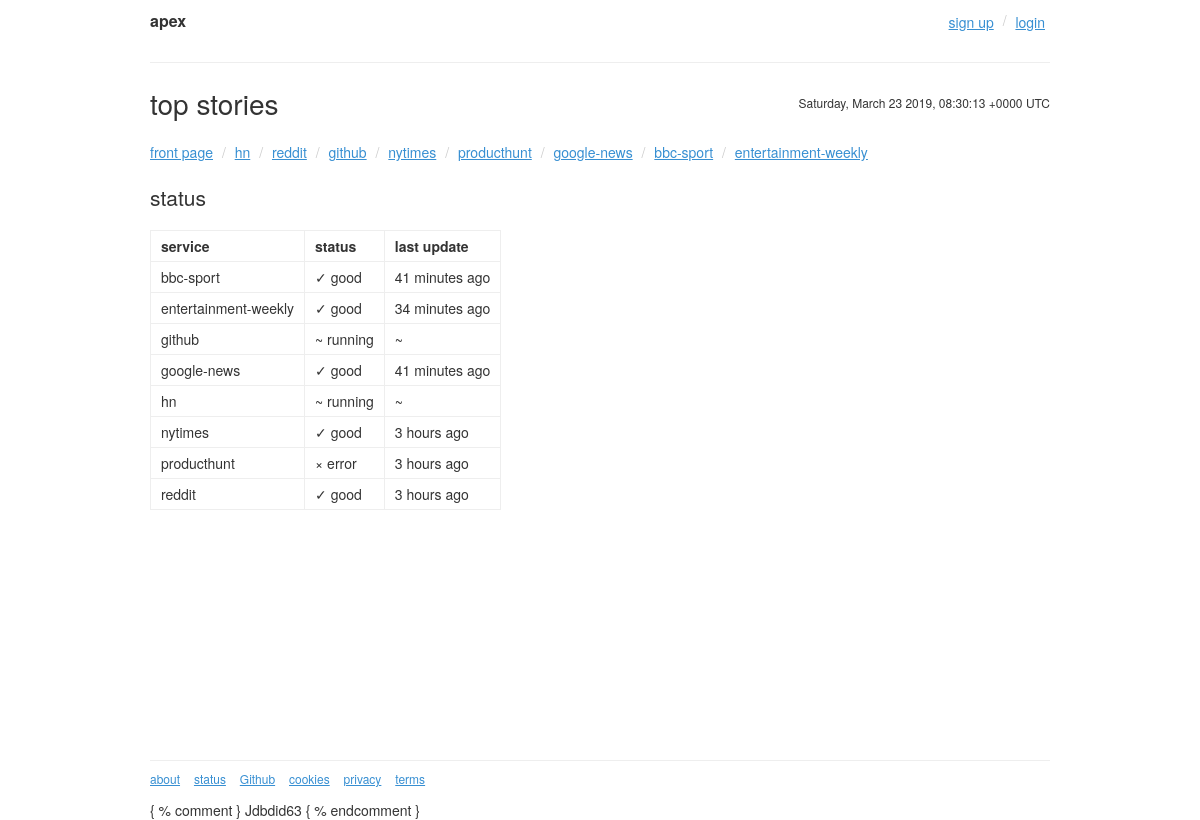
The app's page /status/ with its own data.
### apex/apps/services/models.py (models this page shows, shortened)
class Service(models.Model):
    GOOD = 'G'
    ERROR = 'E'
    CRAWLING = 'C'
    CURRENT_STATUS = (
        (GOOD, '✓ good'),
        (ERROR, '× error'),
        (CRAWLING, '~ running')
        )
    name = models.CharField(max_length=255)
    slug = models.SlugField(max_length=30, unique=True)
    url = models.URLField()
    story_url = models.URLField()
    last_run = models.DateTimeField(null=True, blank=True)
    status = models.CharField(max_length=1, default=GOOD, choices=CURRENT_STATUS)
    class Meta:
        verbose_name = 'service'
        verbose_name_plural = 'services'
        ordering = ('name',)

### apex/apps/core/views.py (the view)
# urls.py: path('status/', core_views.status, name='status'),
def status(request):
    services = Service.objects.all()
    return render(request,'core/status.html',{
        'services':services
    })

### apex/apps/core/templatetags/startswith.py (called while the page is built)
@register.filter('startswith')
def startswith(text,starts):
    starts = '/%s/' % starts
    if isinstance(text,str):
        return text.startswith(starts)
    return False

### apex/apps/services/context_processors.py (called while the page is built)
def services(request):
    return {
        'services_slugs' : Service.objects.values_list('slug', flat=True).order_by('id')
    }

### apex/templates/core/status.html (shortened to what this page needs)
{% extends 'base.html' %}
{% load humanize %}
{% block content %}
  <h2>status</h2>
  <table class="status">
    <thead>
      <tr>
        <th>service</th>
        <th>status</th>
        <th>last update</th>
      </tr>
    </thead>
    <tbody>
      {% for service in services %}
      <tr>
        <td>{{ service.slug }}</td>
        <td>{{ service.get_status_display }}</td>
        <td>
          {% if service.status == 'C' %}
          ~
          {% else %}
            {{ service.last_run|naturaltime }}
          {% endif %}
        </td>
      </tr>
      {% endfor %}
    </tbody>
  </table>
{% endblock %}

### apex/static/css/woid.css (style rules this page uses)
html { font-family: sans-serif; -ms-text-size-adjust: 100%; -webkit-text-size-adjust: 100%; }
body { margin: 0; }
table { border-collapse: collapse; border-spacing: 0; }
td, th { padding: 0; }
* { -webkit-box-sizing: border-box; -moz-box-sizing: border-box; box-sizing: border-box; }
*:before, *:after { -webkit-box-sizing: border-box; -moz-box-sizing: border-box; box-sizing: border-box; }
html, body { height: 100%; }
body { font-family: 'Helvetica Neue', Helvetica, Arial, sans-serif; font-size: 14px; line-height: 1.42857143; width: 960px; margin: 0 auto; padding: 0 30px; color: #333; }
h1, h2, h3 { font-weight: 500; }
.status { margin-bottom: 20px; }
.status thead tr th, .status tbody tr td { text-align: left; border: 1px solid #eee; padding: 5px 10px; }

### records on screen
Service: slug "bbc-sport", status "✓ good", last_run "41 minutes ago"
Service: slug "entertainment-weekly", status "✓ good", last_run "34 minutes ago"
Service: slug "github", status "~ running"
Service: slug "google-news", status "✓ good", last_run "41 minutes ago"
Service: slug "hn", status "~ running"
Service: slug "nytimes", status "✓ good", last_run "3 hours ago"
Service: slug "producthunt", status "× error", last_run "3 hours ago"
Service: slug "reddit", status "✓ good", last_run "3 hours ago"

### other values on screen
{{ slug }} "hn" "reddit" "github" "nytimes" "producthunt" "google-news" "bbc-sport" "entertainment-weekly"
